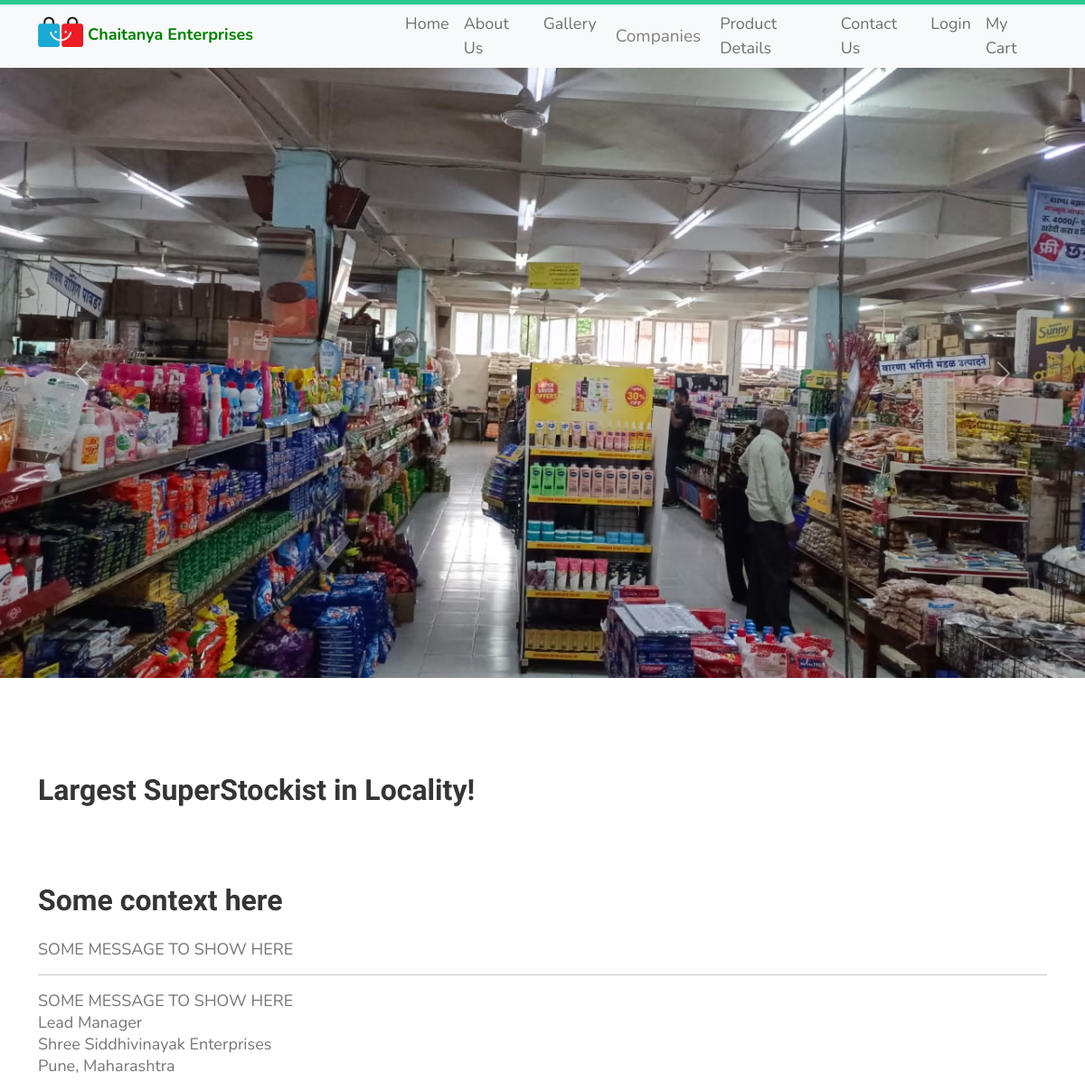
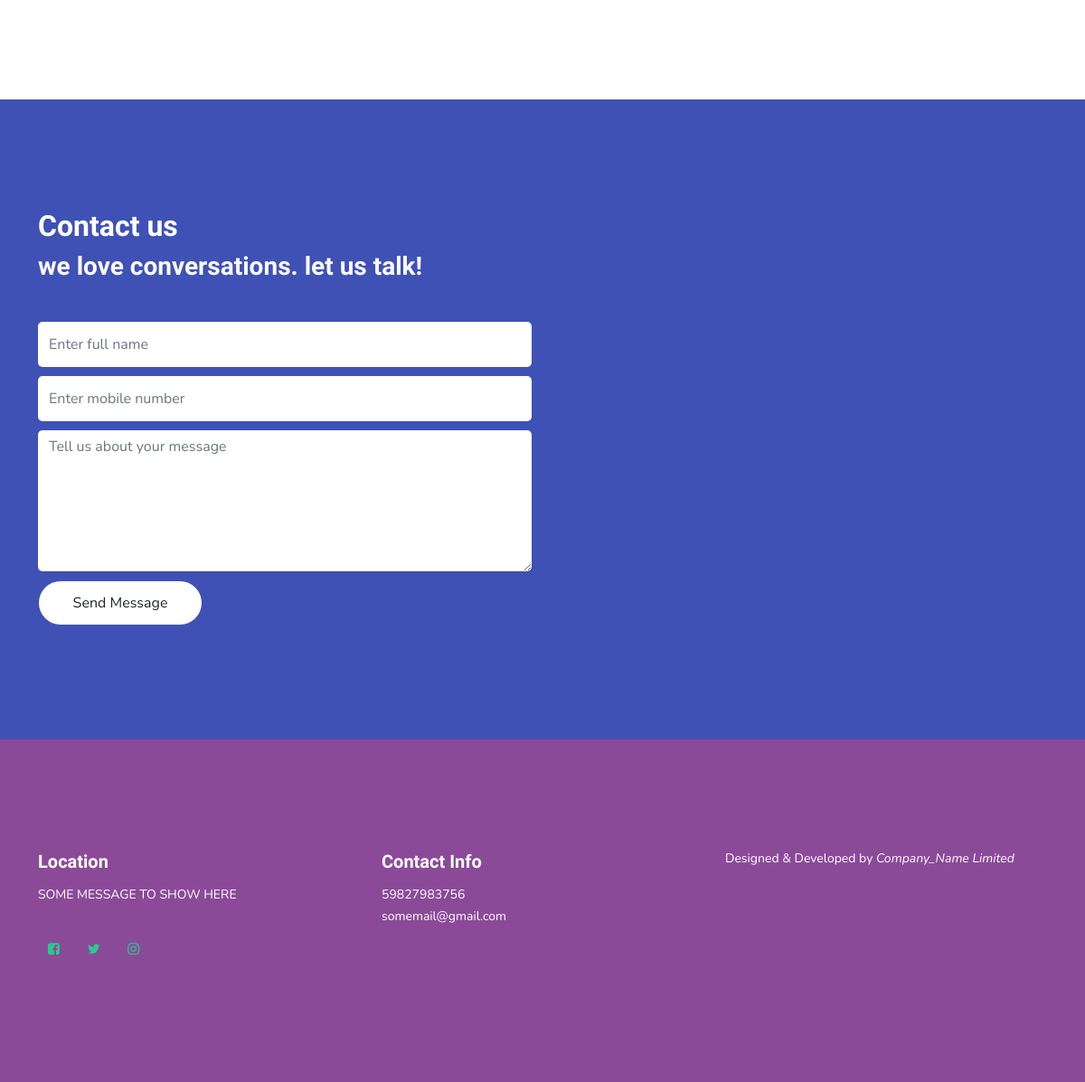
The page / on the database its author committed (2 pictures, top to bottom).
### tables this page shows
CREATE TABLE `metainfo` (
  `s1` varchar(20) DEFAULT NULL,
  `s2` text DEFAULT NULL
);

### index.php (the view, shortened to what this page needs)
<!DOCTYPE html>
<html lang="en">
<head>
     <link rel="stylesheet" href="https://cdn.jsdelivr.net/npm/bootstrap@5.2.3/dist/css/bootstrap.min.css">
     <link rel="stylesheet" href="css/font-awesome.min.css">
     <link rel="stylesheet" href="css/owl.carousel.css">
     <link rel="stylesheet" href="css/templatemo-style.css">
</head>
<body id="top" data-spy="scroll" data-target=".navbar-collapse" data-offset="50">
     <nav class="navbar custom-navbar navbar-expand-lg navbar-light bg-light" style="font-size: large;">
          <div class="container">
               <a class="navbar-brand" href="index.php">
                    <img src="images/fav/favicon.jpg" alt="Chaitanya Enterprize" style="max-width: 50px;max-height: 50px; padding-bottom:10px;">
                    <span style="color:green;">Chaitanya Enterprises</span>
               </a>
               <div class="collapse navbar-collapse">
                    <ul class="navbar-nav navbar-nav-first">
                         <li class="nav-item"><a class="nav-link" href="#top">Home</a></li>
                         <li class="nav-item"><a class="nav-link" href="about.php">About Us</a></li>
                         <li class="nav-item"><a class="nav-link" href="gallery.php">Gallery</a></li>
                         <div class="btn-group">
                              <button type="button" class="btn btn-default" data-bs-toggle="dropdown"
                                   aria-expanded="false" style="color: grey; font-size: 19px;">
                                   Companies
                              </button>
                         </div>
                         <li class="nav-item"><a class="nav-link" href="product_details.php">Product Details</a></li>
                         <li class="nav-item"><a class="nav-link" href="contact.php">Contact Us</a></li>
                         <li class="nav-item"><a class="nav-link" href="login.php">Login</a></li>
                         <li class="nav-item"><a class="nav-link" href="cart.php">My Cart</a></li>
                    </ul>
               </div>
          </div>
     </nav>
     <div id="carouselExample" class="carousel slide" data-bs-ride="carousel">
        <div class="carousel-inner">
            <?php
            $imageDir = 'images/carousel/';
            $images = scandir($imageDir);
            $firstImage = true;
            foreach ($images as $image) {
                if ($image !== '.' && $image !== '..') {
                    $activeClass = $firstImage ? 'active' : '';
                    echo '
                        <div class="carousel-item ' . $activeClass . '">
                            <img src="' . $imageDir . $image . '" class="d-block w-100" alt="Carousel Image">
                        </div>
                    ';
                    $firstImage = false;
                }
            }
            ?>
        </div>
        <button class="carousel-control-prev" type="button" data-bs-target="#carouselExample" data-bs-slide="prev">
            <span class="carousel-control-prev-icon" aria-hidden="true"></span>
        </button>
        <button class="carousel-control-next" type="button" data-bs-target="#carouselExample" data-bs-slide="next">
            <span class="carousel-control-next-icon" aria-hidden="true"></span>
        </button>
    </div>
     <section id="about">
          <div class="container">
               <div class="row">
                    <div class="col-md-16 col-sm-12">
                         <div class="about-info">
                              <h2>Largest SuperStockist in Locality!</h2>
                              <div>
                                   <br><br>
                                   <h2>Some context here</h2>
                                   <p style="font-size: large;">
                                        <?php
                                        $servername = "localhost";
                                        $username = "root";
                                        $password = "temp";
                                        $database = "atlas_schema";
                                        $conn = new mysqli($servername, $username, $password, $database);
                                        $query = "SELECT s2 FROM metainfo WHERE  s1='p_msg'";
                                        $result = mysqli_query($conn, $query);
                                        $row = mysqli_fetch_assoc($result);
                                        echo $row['s2'];
                                        ?>
                                   </p>
                                   <hr>
                                   <p style="font-size: large;">
                                        <?php
                                        $servername = "localhost";
                                        $username = "root";
                                        $password = "temp";
                                        $database = "atlas_schema";
                                        $conn = new mysqli($servername, $username, $password, $database);
                                        $query = "SELECT s2 FROM metainfo WHERE  s1='principle'";
                                        $result = mysqli_query($conn, $query);
                                        $row = mysqli_fetch_assoc($result);
                                        echo $row['s2'];
                                        ?>
                                        <br>
                                        Lead Manager <br>
                                        Shree Siddhivinayak Enterprises <br>
                                        Pune, Maharashtra
                              </div>
                         </div>
                    </div>
               </div>
          </div>
     </section>
     <section id="contact">
          <div class="container">
               <div class="row">
                    <div class="col-md-6 col-sm-12">
                         <form id="contact-form" role="form" action="" method="post">
                              <div class="section-title">
                                   <h2>Contact us <small>we love conversations. let us talk!</small></h2>
                              </div>
                              <div class="col-md-12 col-sm-12">
                                   <input type="text" class="form-control" placeholder="Enter full name" name="name"
                                        required="">
                                   <input type="email" class="form-control" placeholder="Enter mobile number"
                                        name="email" required="">
                                   <textarea class="form-control" rows="6" placeholder="Tell us about your message"
                                        name="message" required=""></textarea>
                              </div>
                              <div class="col-md-4 col-sm-12">
                                   <input type="submit" class="form-control" name="send message" value="Send Message">
                              </div>
                         </form>
                    </div>
               </div>
          </div>
     </section>
     <footer id="footer">
          <div class="container">
               <div class="row">
                    <div class="col-md-4 col-sm-6">
                         <div class="footer-info">
                              <div class="section-title">
                                   <h2>Location</h2>
                              </div>
                              <address>
                                   <p>
                                        <?php
                                        $servername = "localhost";
                                        $username = "root";
                                        $password = "temp";
                                        $database = "atlas_schema";
                                        $conn = new mysqli($servername, $username, $password, $database);
                                        $query = "SELECT s2 FROM metainfo WHERE  s1='location'";
                                        $result = mysqli_query($conn, $query);
                                        $row = mysqli_fetch_assoc($result);
                                        echo $row['s2'];
                                        ?>
                                   </p>
                              </address>
                              <ul class="social-icon">
                                   <li><a href="#" class="fa fa-facebook-square" attr="facebook icon"></a></li>
                                   <li><a href="#" class="fa fa-twitter"></a></li>
                                   <li><a href="#" class="fa fa-instagram"></a></li>
                              </ul>
                         </div>
                    </div>
                    <div class="col-md-4 col-sm-6">
                         <div class="footer-info">
                              <div class="section-title">
                                   <h2>Contact Info</h2>
                              </div>
                              <address>
                                   <p>
                                        <?php
                                        $servername = "localhost";
                                        $username = "root";
                                        $password = "temp";
                                        $database = "atlas_schema";
                                        $conn = new mysqli($servername, $username, $password, $database);
                                        $query = "SELECT s2 FROM metainfo WHERE  s1='phone'";
                                        $result = mysqli_query($conn, $query);
                                        $row = mysqli_fetch_assoc($result);
                                        echo $row['s2'];
                                        ?>
                                   </p>
                                   <p><a href="mailto:youremail.com">
                                             <?php
                                             $servername = "localhost";
                                             $username = "root";
                                             $password = "temp";
                                             $database = "atlas_schema";
                                             $conn = new mysqli($servername, $username, $password, $database);
                                             $query = "SELECT s2 FROM metainfo WHERE  s1='email'";
                                             $result = mysqli_query($conn, $query);
                                             $row = mysqli_fetch_assoc($result);
                                             echo $row['s2'];
                                             ?>
                                        </a></p>
                              </address>
                         </div>
                    </div>
                    <div class="col-md-4 col-sm-12">
                         <div class="footer-info newsletter-form">
                              <div>
                                   <p>Designed & Developed by <i>Company_Name Limited </p>
                              </div>
                         </div>
                    </div>
               </div>
          </div>
     </footer>
</body>
</html>

### css/templatemo-style.css (style rules this page uses)
body { background: #ffffff; font-family: 'Nunito', sans-serif; overflow-x: hidden; padding-top:0px; }
h1,h2,h3,h4,h5,h6 { font-family: 'Muli', sans-serif; font-weight: bold; line-height: inherit; }
h2 { color: #353535; font-size: 2em; padding-bottom: 10px; }
p { color: #757575; font-size: 14px; font-weight: normal; line-height: 24px; }
html { -webkit-font-smoothing: antialiased; }
a { color: #252525; -webkit-transition: 0.5s; transition: 0.5s; text-decoration: none !important; }
a, input, button, .form-control { -webkit-transition: 0.5s; transition: 0.5s; }
.section-title { padding-bottom: 40px; }
.section-title h2 { margin: 0; }
.section-title small { display: block; }
section { position: relative; padding: 100px 0; }
.custom-navbar { background: #ffffff; border-top: 5px solid #29ca8e; border-bottom: 0; -webkit-box-shadow: 0 1px 30px rgba(0, 0, 0, 0.1); -moz-box-shadow: 0 1px 30px rgba(0, 0, 0, 0.1); box-shadow: 0 1px 30px rgba(0, 0, 0, 0.1); padding: 12px 0; margin-bottom: 0; padding: 0; }
.custom-navbar .navbar-brand { color: #454545; font-size: 18px; font-weight: bold; line-height: 40px; }
.custom-navbar .navbar-nav.navbar-nav-first { margin-left: 8em; }
#contact { background: #3f51b5; }
#contact h2 { color: #ffffff; }
#contact .section-title { padding-bottom: 20px; }
#contact h2 > small, #contact p, #contact a { color: #f9f9f9; }
#contact-form { padding: 1em 0; }
#contact-form .col-md-12, #contact-form .col-md-4 { padding-left: 0; }
#contact-form .form-control { border: 0; border-radius: 5px; box-shadow: none; margin: 10px 0; }
#contact-form input { height: 50px; }
#contact-form input[type='submit'] { border-radius: 50px; border: 1px solid transparent; }
footer { background: #8b4a98; padding: 120px 0; }
footer .section-title { padding-bottom: 10px; }
footer h2 { font-size: 20px; }
footer a, footer p { color: #ffffff; }
footer address p { margin-bottom: 0; }
footer .social-icon { margin-top: 25px; }
.footer-info { margin-right: 2em; }
.footer-info h2 { color: #ffffff; padding: 0; }
.social-icon { position: relative; padding: 0; margin: 0; }
.social-icon li { display: inline-block; list-style: none; margin-bottom: 5px; }
.social-icon li a { border-radius: 100px; color: #29ca8e; font-size: 15px; width: 35px; height: 35px; line-height: 35px; text-decoration: none; text-align: center; transition: all 0.4s ease-in-out; position: relative; margin: 5px 5px 5px 0; }

### rows shown on the page
metainfo: s2 "SOME MESSAGE TO SHOW HERE"
metainfo: s2 "SOME MESSAGE TO SHOW HERE"
metainfo: s2 "SOME MESSAGE TO SHOW HERE"
metainfo: s2 "59827983756"
metainfo: s2 "somemail@gmail.com"
